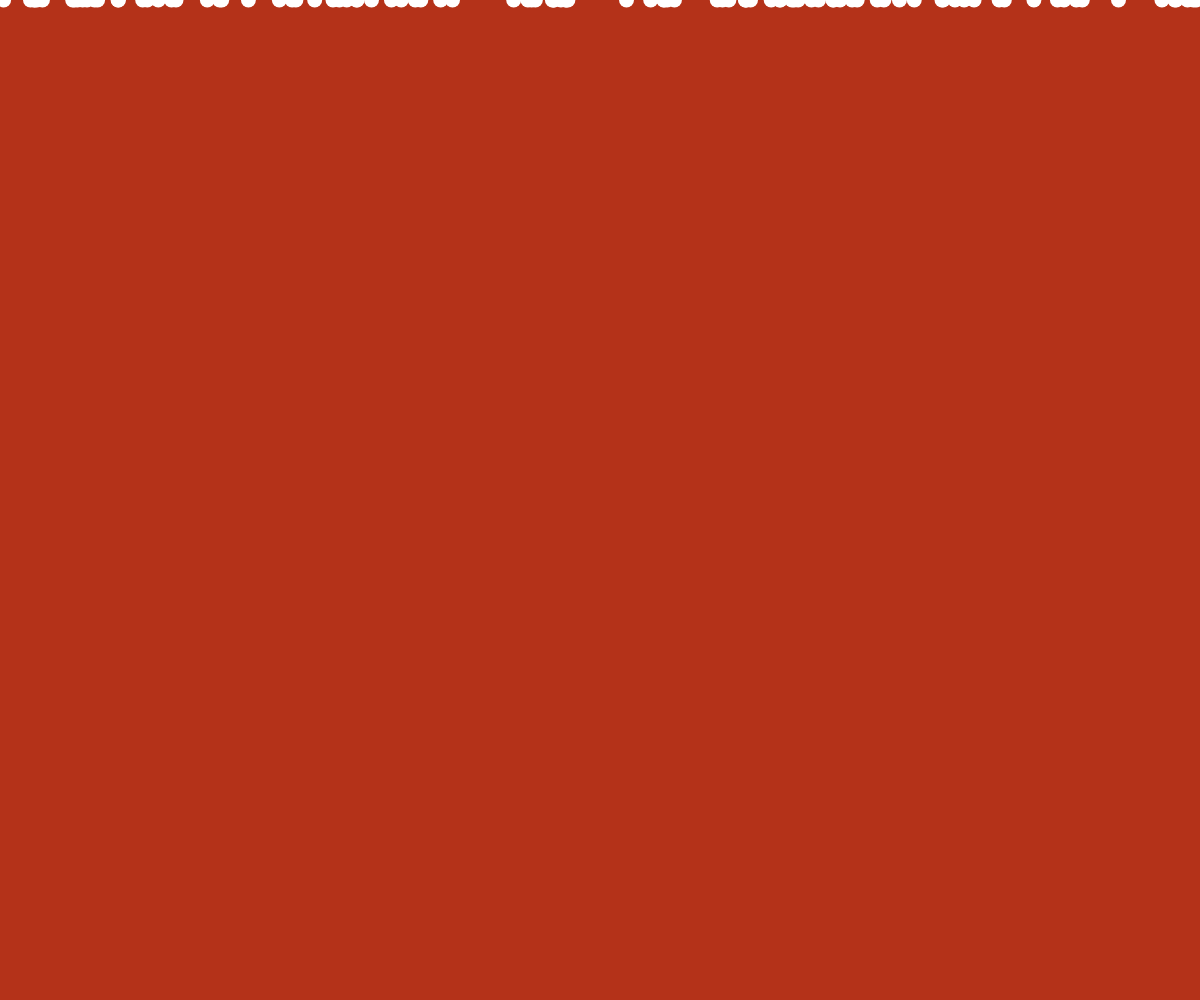
Frame 1 (no input)
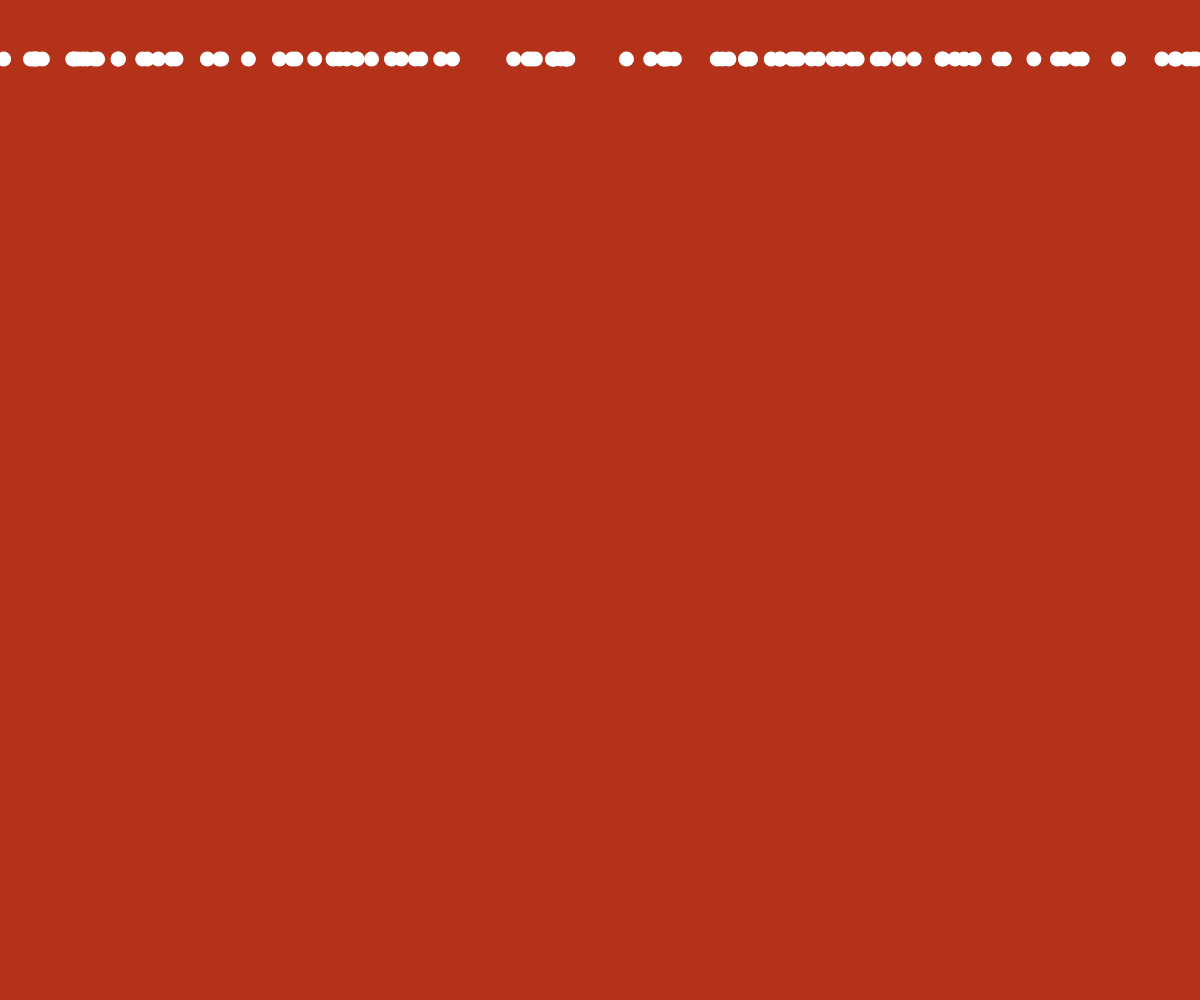
Frame 60 (no input)
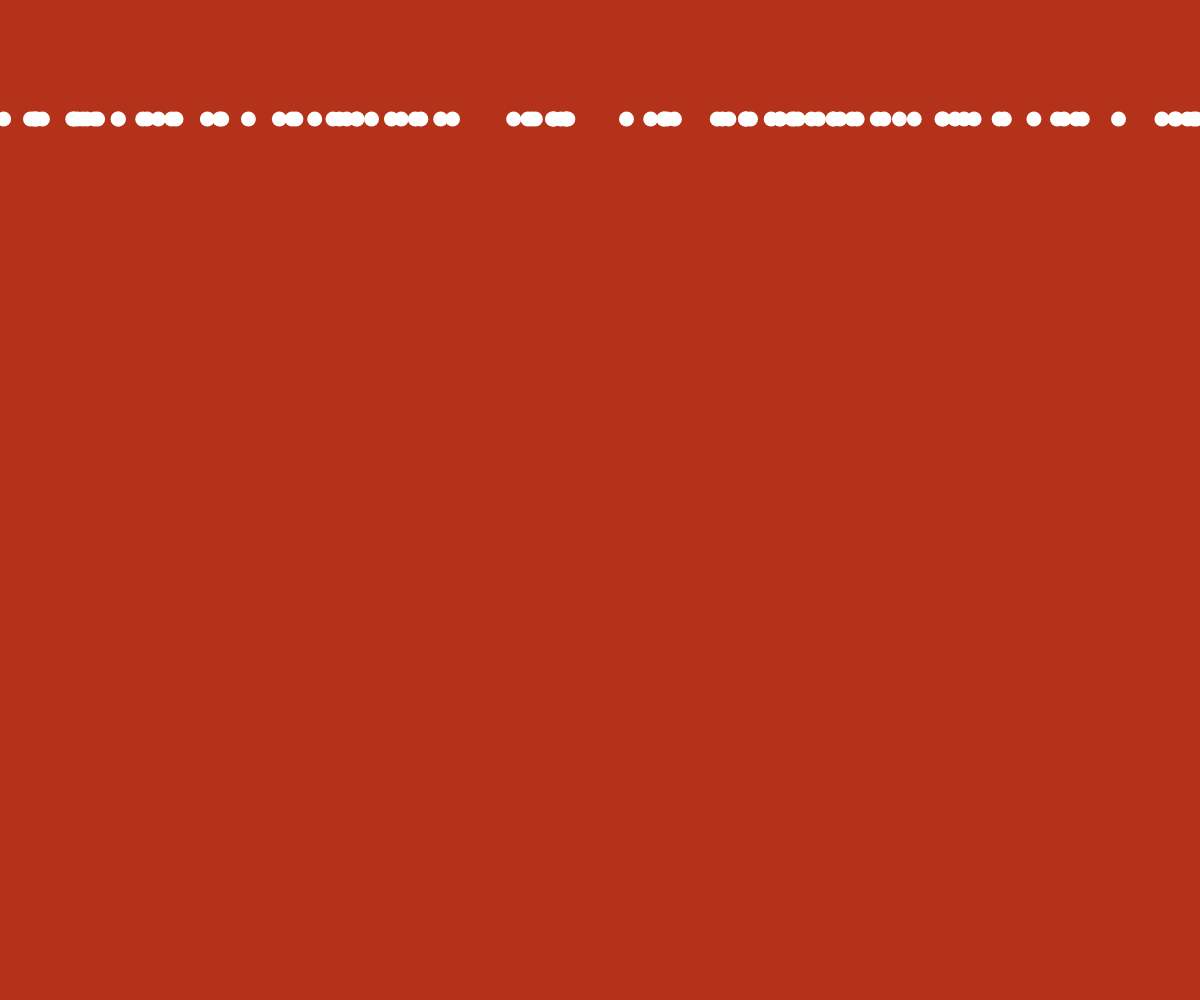
Frame 120 (the mouse pressed at the canvas centre since frame 60)

The p5.js sketch that drew these frames (run headless with seeded random() and noise() and a simulated clock; from frame 60 on, the mouse is pressed at the canvas centre):

// p5.js sketch
// ── sketch.js
let snowFlakeSpeed = 1;
let flocons = [] ;
function setup() {
  createCanvas(windowWidth, windowHeight);
    
  for(let cmpt = 0 ; cmpt < 100 ;cmpt ++ ){
  flocons.push(new Flake());
    } 
}

function draw() {
  background(180, 50, 25);
    for(let cmpt = 0 ; cmpt < 100 ;cmpt ++ ){
    flocons[cmpt].display();
    }
}
class Flake{
    constructor(){
    this.posX = random(width);
    this.posY = 0;    
    }
    display(){
        fill(255);
        noStroke();
        ellipse(this.posX, this.posY,15 ,15);
        this.posY = this.posY + snowFlakeSpeed;
    }
}
